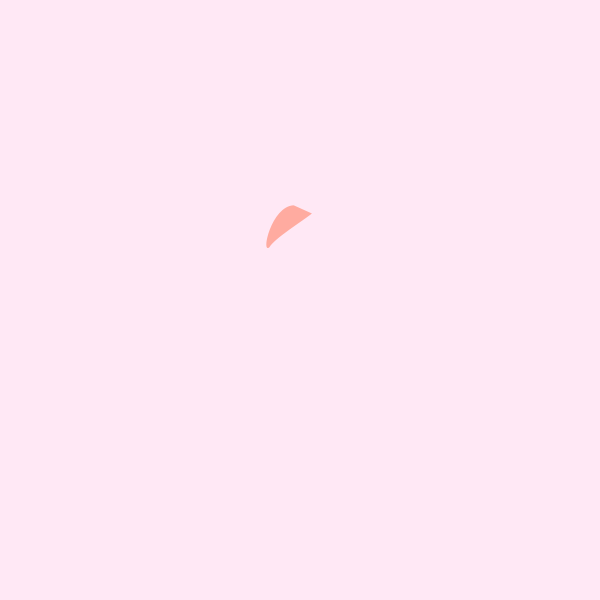
Frame 1 (no input)
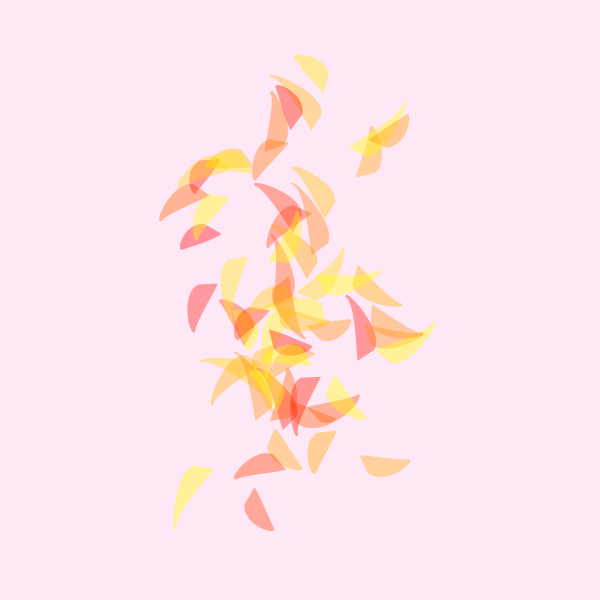
Frame 60 (the mouse pressed at the canvas centre just before this capture)
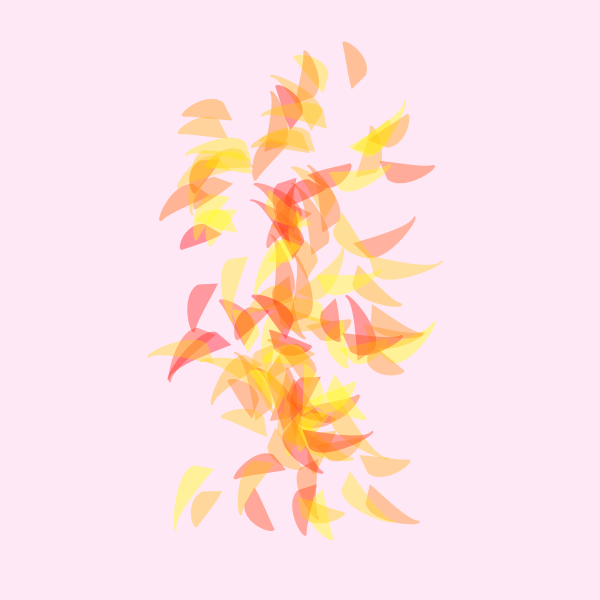
Frame 120 (the mouse held since frame 60 and released just before this capture)

The Processing sketch that drew these frames (run headless with seeded random() and noise(); from frame 60 on, the mouse is pressed at the canvas centre):

// Processing sketch: processing_173310
// ── processing_173310.pde

int leaf = 0;  
int leafnum = 400; 

void setup(){
  size(600,600); 
   background(#FFE8F5);
  smooth();
  noStroke(); 
  frameRate (40); 
}
 
void draw (){
  fill(random(340,360),random(300),random(30),100); 
 
  if (leaf < leafnum) { 
 
    float cx = 300 + random(-180,180); 
    float cy = 300 + random(-60,60); 
 
    translate(cy,cx); 
    rotate(random(TWO_PI)); 
    drawLeaf(); 
    leaf++; 
  }
 
}
 
 
void drawLeaf(){ 
 
  float p = random(-20,20);
  beginShape(); 
  vertex(20, 25); 
  
    bezierVertex(30,30, 60 + p,50 + p/2, 70 + p,50); 
    bezierVertex(80 + p,55, 30,65, 20,45); 
  endShape();
 
}
